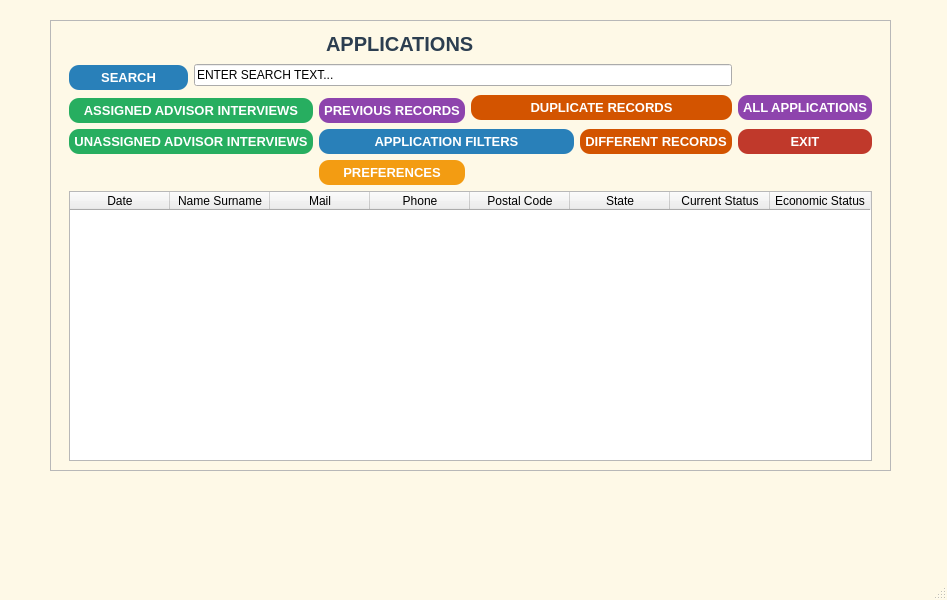
<?xml version="1.0" encoding="UTF-8"?>
<ui version="4.0">
 <class>MainWindow</class>
 <widget class="QMainWindow" name="MainWindow">
  <property name="geometry">
   <rect>
    <x>0</x>
    <y>0</y>
    <width>947</width>
    <height>600</height>
   </rect>
  </property>
  <property name="windowTitle">
   <string>APPLICATIONS</string>
  </property>
  <property name="styleSheet">
   <string notr="true">
QMainWindow { background-color: #fef9e7; }


/* GENEL BUTON AYARLARI */
QPushButton {
    border-radius: 10px;
    font-weight: bold;
    font-size: 13px;
    color: white;
    padding: 5px;
}

/* 1. ARAMA VE FİLTRELER (Mavi Tonları) */
QPushButton#buttonAra, QPushButton#buttonBasvuru {
    background-color: #2980b9;
}
QPushButton#buttonAra:hover, QPushButton#buttonBasvuru:hover {
    background-color: #3498db;
}

/* 2. GÖRÜŞME KAYITLARI (Yeşil Tonları) */
QPushButton#buttonTanimlanan, QPushButton#buttonTanimlanmayan {
    background-color: #27ae60;
}
QPushButton#buttonTanimlanan:hover, QPushButton#buttonTanimlanmayan:hover {
    background-color: #2ecc71;
}

/* 3. KAYIT SORGULAMA (Mor Tonları) */
QPushButton#buttonOncekiVit, QPushButton#tumBasvurularGetir {
    background-color: #8e44ad;
}
QPushButton#buttonOncekiVit:hover, QPushButton#tumBasvurularGetir:hover {
    background-color: #9b59b6;
}

/* 4. KAYIT DURUMLARI (Turuncu Tonları) */
QPushButton#buttonMukkerrer, QPushButton#buttonFarkli {
    background-color: #d35400;
}
QPushButton#buttonMukkerrer:hover, QPushButton#buttonFarkli:hover {
    background-color: #e67e22;
}

/* 5. TERCİHLER (Sarı/Altın Tonları) */
QPushButton#buttonTercihler {
    background-color: #f39c12;
}
QPushButton#buttonTercihler:hover {
    background-color: #f1c40f;
}

/* 6. EXIT (Kırmızı Tonları) */
QPushButton#buttonExit {
    background-color: #c0392b;
}
QPushButton#buttonExit:hover {
    background-color: #e74c3c;
}</string>
  </property>
  <widget class="QWidget" name="centralwidget">
   <widget class="QFrame" name="frame">
    <property name="geometry">
     <rect>
      <x>50</x>
      <y>20</y>
      <width>841</width>
      <height>451</height>
     </rect>
    </property>
    <property name="frameShape">
     <enum>QFrame::StyledPanel</enum>
    </property>
    <property name="frameShadow">
     <enum>QFrame::Raised</enum>
    </property>
    <layout class="QGridLayout" name="gridLayout">
     <property name="leftMargin">
      <number>18</number>
     </property>
     <property name="rightMargin">
      <number>18</number>
     </property>
     <item row="0" column="2" colspan="2">
      <widget class="QLabel" name="label">
       <property name="styleSheet">
        <string notr="true">QLabel {
    color: #2c3e50;
    font-size: 20px;
    font-weight: bold;
    background-color: none;
    padding: 2px;
}</string>
       </property>
       <property name="text">
        <string>APPLICATIONS</string>
       </property>
      </widget>
     </item>
     <item row="1" column="0" rowspan="2">
      <widget class="QPushButton" name="buttonAra">
       <property name="text">
        <string>SEARCH</string>
       </property>
      </widget>
     </item>
     <item row="1" column="1" colspan="4">
      <widget class="QLineEdit" name="labelArama">
       <property name="text">
        <string>ENTER SEARCH TEXT...</string>
       </property>
      </widget>
     </item>
     <item row="2" column="3" rowspan="2" colspan="2">
      <widget class="QPushButton" name="buttonMukkerrer">
       <property name="text">
        <string>DUPLICATE RECORDS</string>
       </property>
      </widget>
     </item>
     <item row="2" column="5" rowspan="2">
      <widget class="QPushButton" name="tumBasvurularGetir">
       <property name="text">
        <string>ALL APPLICATIONS</string>
       </property>
      </widget>
     </item>
     <item row="3" column="0" colspan="2">
      <widget class="QPushButton" name="buttonTanimlanan">
       <property name="text">
        <string>ASSIGNED ADVISOR INTERVIEWS</string>
       </property>
      </widget>
     </item>
     <item row="3" column="2">
      <widget class="QPushButton" name="buttonOncekiVit">
       <property name="text">
        <string>PREVIOUS RECORDS</string>
       </property>
      </widget>
     </item>
     <item row="4" column="0" colspan="2">
      <widget class="QPushButton" name="buttonTanimlanmayan">
       <property name="text">
        <string>UNASSIGNED ADVISOR INTERVIEWS</string>
       </property>
      </widget>
     </item>
     <item row="4" column="2" colspan="2">
      <widget class="QPushButton" name="buttonBasvuru">
       <property name="text">
        <string>APPLICATION FILTERS</string>
       </property>
      </widget>
     </item>
     <item row="4" column="4">
      <widget class="QPushButton" name="buttonFarkli">
       <property name="text">
        <string>DIFFERENT RECORDS</string>
       </property>
      </widget>
     </item>
     <item row="4" column="5">
      <widget class="QPushButton" name="buttonExit">
       <property name="text">
        <string>EXIT</string>
       </property>
      </widget>
     </item>
     <item row="5" column="2">
      <widget class="QPushButton" name="buttonTercihler">
       <property name="text">
        <string>PREFERENCES</string>
       </property>
      </widget>
     </item>
     <item row="6" column="0" colspan="6">
      <widget class="QTableWidget" name="tableWidget">
       <column>
        <property name="text">
         <string>Date</string>
        </property>
       </column>
       <column>
        <property name="text">
         <string>Name Surname</string>
        </property>
       </column>
       <column>
        <property name="text">
         <string>Mail</string>
        </property>
       </column>
       <column>
        <property name="text">
         <string>Phone</string>
        </property>
       </column>
       <column>
        <property name="text">
         <string>Postal Code</string>
        </property>
       </column>
       <column>
        <property name="text">
         <string>State</string>
        </property>
       </column>
       <column>
        <property name="text">
         <string>Current Status</string>
        </property>
       </column>
       <column>
        <property name="text">
         <string>Economic Status</string>
        </property>
       </column>
      </widget>
     </item>
    </layout>
   </widget>
  </widget>
  <widget class="QMenuBar" name="menubar">
   <property name="geometry">
    <rect>
     <x>0</x>
     <y>0</y>
     <width>947</width>
     <height>30</height>
    </rect>
   </property>
  </widget>
  <widget class="QStatusBar" name="statusbar"/>
 </widget>
 <resources/>
 <connections/>
</ui>
